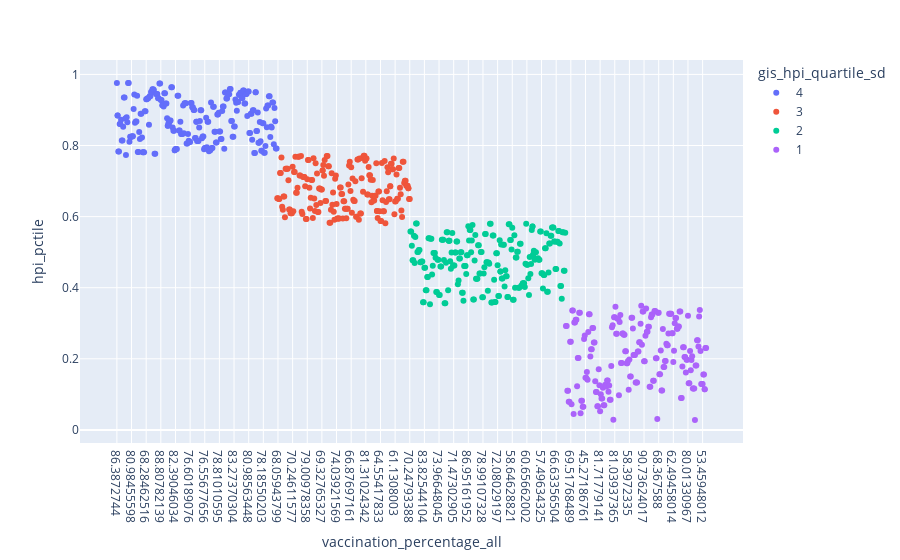

Write notebook code for a chart like this one.
### Code cell
import matplotlib.pyplot as plt
import plotly.express as px

xfinal_joined = final_joined[final_joined['vaccination_percentage_all'] != '99']

fig = px.scatter(xfinal_joined, x='vaccination_percentage_all', y='hpi_pctile', color='gis_hpi_quartile_sd')
fig.show()                        
#

### Figure 1 — Plotly figure (JSON) as saved in the notebook; plotly's stock layout.template omitted (floating-point values rounded to 4 significant figures; data arrays with more than 128 entries replaced by an {"elided": "..."} marker saying what was removed)
{"data": [{"hovertemplate": "gis_hpi_quartile_sd=4<br>vaccination_percentage_all=%{x}<br>hpi_pctile=%{y}<extra></extra>", "legendgroup": "4", "marker": {"color": "#636efa", "symbol": "circle"}, "mode": "markers", "name": "4", "orientation": "v", "showlegend": true, "type": "scatter", "x": {"elided": "239 str values"}, "xaxis": "x", "y": {"elided": "239 float values"}, "yaxis": "y"}, {"hovertemplate": "gis_hpi_quartile_sd=3<br>vaccination_percentage_all=%{x}<br>hpi_pctile=%{y}<extra></extra>", "legendgroup": "3", "marker": {"color": "#EF553B", "symbol": "circle"}, "mode": "markers", "name": "3", "orientation": "v", "showlegend": true, "type": "scatter", "x": {"elided": "195 str values"}, "xaxis": "x", "y": {"elided": "195 float values"}, "yaxis": "y"}, {"hovertemplate": "gis_hpi_quartile_sd=2<br>vaccination_percentage_all=%{x}<br>hpi_pctile=%{y}<extra></extra>", "legendgroup": "2", "marker": {"color": "#00cc96", "symbol": "circle"}, "mode": "markers", "name": "2", "orientation": "v", "showlegend": true, "type": "scatter", "x": {"elided": "228 str values"}, "xaxis": "x", "y": {"elided": "228 float values"}, "yaxis": "y"}, {"hovertemplate": "gis_hpi_quartile_sd=1<br>vaccination_percentage_all=%{x}<br>hpi_pctile=%{y}<extra></extra>", "legendgroup": "1", "marker": {"color": "#ab63fa", "symbol": "circle"}, "mode": "markers", "name": "1", "orientation": "v", "showlegend": true, "type": "scatter", "x": {"elided": "203 str values"}, "xaxis": "x", "y": {"elided": "203 float values"}, "yaxis": "y"}], "layout": {"legend": {"title": {"text": "gis_hpi_quartile_sd"}, "tracegroupgap": 0}, "margin": {"t": 60}, "xaxis": {"anchor": "y", "domain": [0, 1], "title": {"text": "vaccination_percentage_all"}}, "yaxis": {"anchor": "x", "domain": [0, 1], "title": {"text": "hpi_pctile"}}}}
